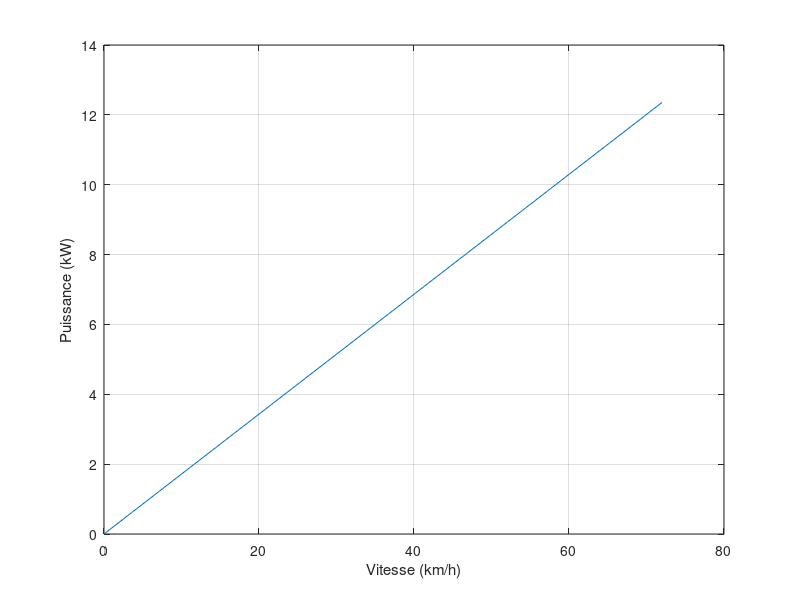

Source code (MATLAB):
%%  ESCOOTER_POWER.M
%   Auteur:     Giuseppe Lomonaco
%   CIP:        LOMG2301

%   Date de creation:                       26-Septembre-2023
%   Date de derniere modification:          26-Septembre-2023

%   DESCRIPTION:    fffffffffffffffffffffffffffffffffffffffffffffffffffff
%                   ggggggggggggggggggggggggggggggggggggggggggggggggggggg

clc
close all
clear 

m = 70;                 % masse de Joey
g = 9.81;               % acceleration gravitationnelle
u1 = 0.7;               % coefficient de friction MIN entre pneu et route
u2 = 0.9;               % coefficient de friction MAX entre pneu et route


v = 0:1:20;             % vitesse en km/h
Fapp = 617.75;          % Force appliquée en Newtons
% Work = Fapp.*v;         % travail de la force de friction



% Initialiser un vecteur pour stocker la puissance à chaque vitesse
P = zeros(size(v));

% Calculer la puissance à chaque vitesse
for i = 1:length(v)
    P(i) = Fapp * v(i);
end

% Afficher les résultats
% disp('Vitesse (m/s)   Puissance (W)');
% disp([v' P']);

figure
plot(v*3.6, P/1000)
xlabel("Vitesse (km/h)")
ylabel("Puissance (kW)")
grid on


